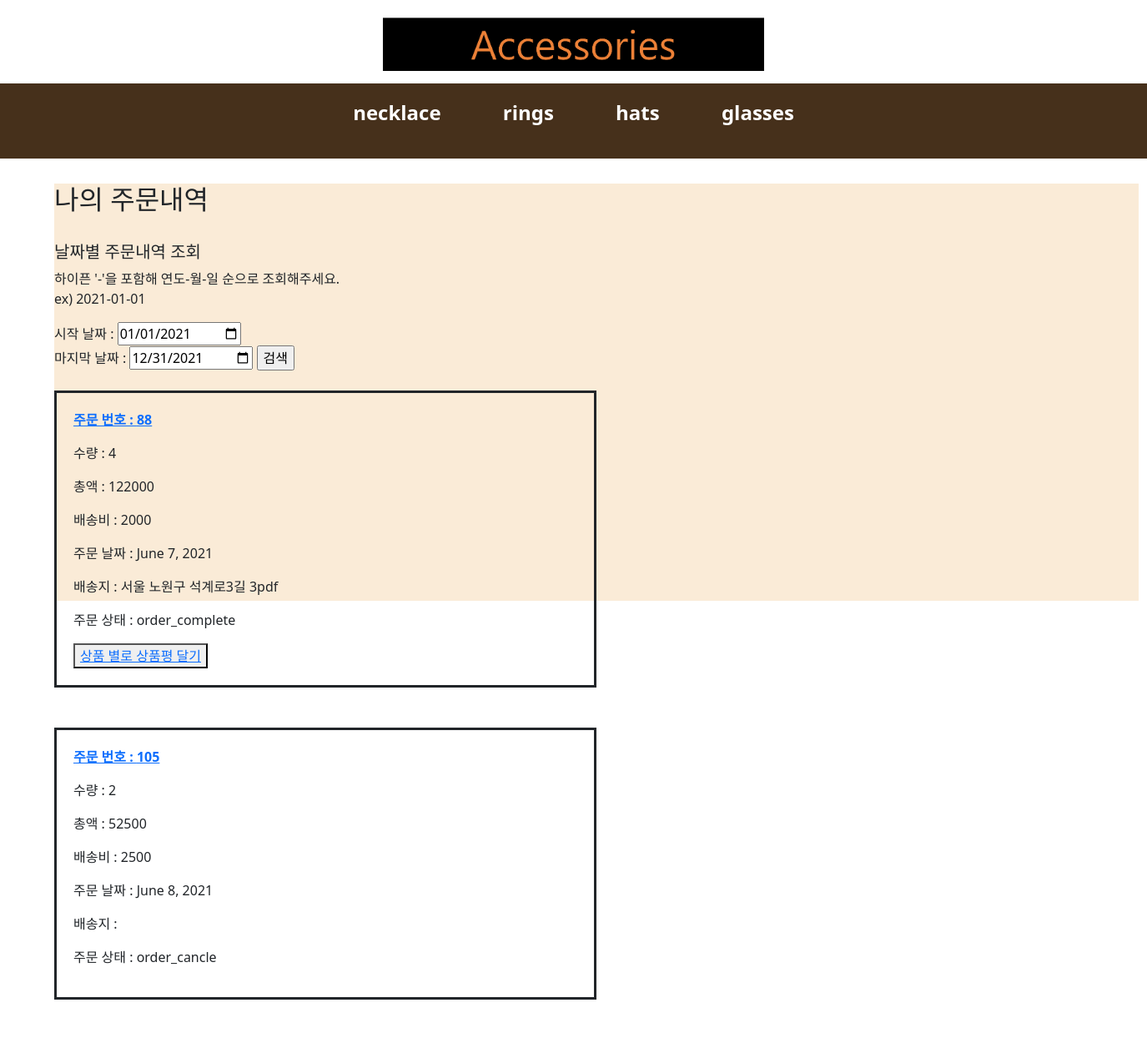
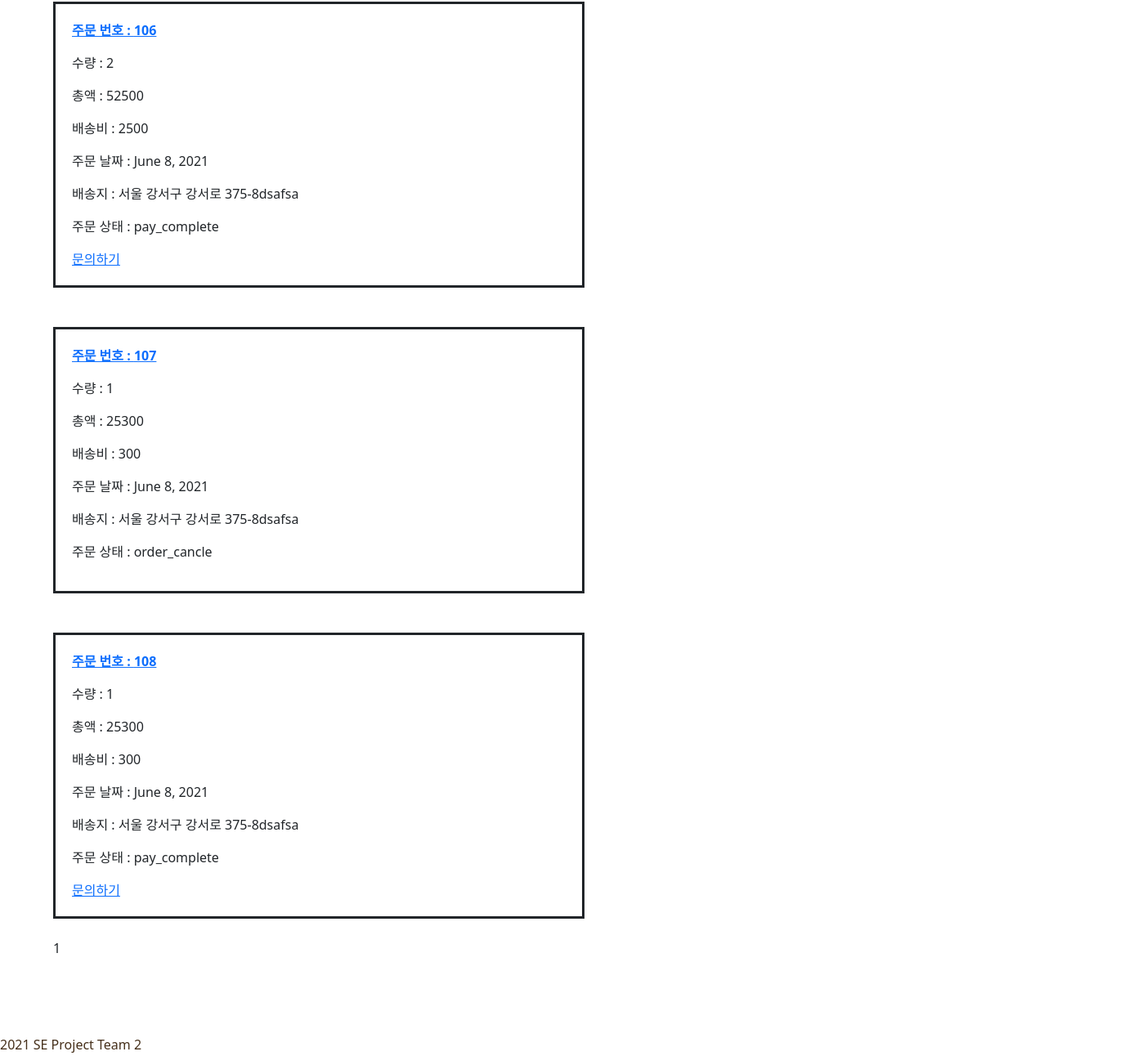
/order/myOrder/ (signed in), run on the app's committed database (2 pictures, top to bottom).
### orderApp/models.py (models this page shows)
class Order(models.Model):
    CATEGORY_CHOICES=(
        ('order_continue', 'order_continue'),
        ('order_cancle', 'order_cancle'),
        ('pay_cancle', 'pay_cancle'),
        ('pay_complete', 'pay_complete'),
        ('shipping', 'shipping'),
        ('shipping_complete', 'shipping_complete'),
        ('order_complete', 'order_complete')
    )
    order_user=models.CharField(max_length=250, blank=True)
    date_added = models.DateField(auto_now_add=True)
    total_price = models.IntegerField()
    total_quantity = models.IntegerField()
    order_state=models.CharField(max_length=20, choices=CATEGORY_CHOICES)
    total_shipping_fee=models.IntegerField()
    shipping_address=models.CharField(max_length=1000)
    coupon_id=models.CharField(max_length=1000, null=True, blank=True)
    discount_price=models.IntegerField()
    before_discount=models.IntegerField()
    class Meta:
        db_table='Order'
        ordering=['date_added']

### orderApp/views.py (the view)
# urls.py: path('myOrder/', order_views.view_myOrder, name="view_myOrder"),
def view_myOrder(request):
    cart_count=context_processors.counter(request)
    cart_count=int(cart_count)
    count={'cart_count':cart_count}
    user_id=request.session.get('user_id')
    orders=Order.objects.filter(order_user=user_id)
    paginator=Paginator(orders, 5)
    page=request.GET.get('page')
    posts=paginator.get_page(page)
    for order in orders:
        if order.order_state == 'order_continue':
            order.order_state='order_cancle'
            order.save()
    return render(request, 'my_order.html', {'count':count, 'posts':posts})

### cartApp/context_processors.py (called while the page is built)
def counter(request):
    item_count=0
    if 'admin' in request.path:
        return {}
    else:
        try:
            cart= Cart.objects.filter(cart_id=request.session.get('user_id'))
            cart_items = CartItem.objects.all().filter(cart=cart[:1])
            for cart_item in cart_items:
                item_count+=cart_item.quantity
        except Cart.DoesNotExist:
            item_count=0
    return item_count

### orderApp/templates/my_order.html (shortened to what this page needs)
{% extends 'base.html' %}
{% block content %}
    <section>
        <h2>나의 주문내역</h2>
        <div>
            <br>
            <h5>날짜별 주문내역 조회</h3>
                <p>하이픈 '-'을 포함해 연도-월-일 순으로 조회해주세요.
                    <br>ex) 2021-01-01
                </p>
            <form action="{% url 'order:search_order' %}" method="POST">
                시작 날짜 : <input type="date" value="{{minDate|default:'2021-01-01'}}" name="minDate" required>
                <br>마지막 날짜 : <input type="date" value="{{maxDate|default:'2021-12-31'}}" name="maxDate" required>
                <input type="submit" value="검색">
            </form>
        </div>
        <div>
            {% for order in posts%}
                <br>
                <div style="border:solid; width:50%; padding:20px;">
                    <p><strong><a href="{% url 'order:order_detail' order.id %}">주문 번호 : {{order.id}}</a></strong></p>
                    <p>수량 : {{order.total_quantity}}</p>
                    <p>총액 : {{order.total_price}}</p>
                    <p>배송비 : {{order.total_shipping_fee}}</p>
                    <p>주문 날짜 : {{order.date_added}}</p>
                    <p>배송지 : {{order.shipping_address}}</p>
                    <p>주문 상태 : {{order.order_state}}</p>
                    {% if order.order_state == 'pay_complete' %}
                        <a href="{% url 'question:postquestion_view' %}">문의하기</a>
                    {% elif order.order_state == 'shipping' %}
                        <button>문의하기</button>
                    {% elif order.order_state == 'shipping_complete' %}
                        <button><a href="{% url 'order:user_complete_order' order.id %}">구매확정</a></button>
                    {% elif order.order_state == 'order_complete' %}
                        <button><a href="{% url 'order:order_detail' order.id %}">상품 별로 상품평 달기</a></button>
                    {% endif %}
                </div>
                <br>
            {% endfor %}
            <span>{{posts.number}}</span>
            <br><br><br><br><br><br>
        </div>
    </section>
{% endblock %}

### static/css/userMain.css (style rules this page uses)
section { position: absolute; top: 220px; height: 500px; width: 100%; }

### shoppingApp/static/css/login.css (style rules this page uses)
section { position: absolute; top: 220px; height: 500px; width: 1300px; margin-left: 65px; background-color: #FAEBD7; }

### data on the page
Order: id "88", total_quantity "4", total_price "122000", total_shipping_fee "2000", date_added "June 7, 2021", shipping_address "서울 노원구 석계로3길 3pdf", order_state "order_complete", shows "상품 별로 상품평 달기"
Order: id "105", total_quantity "2", total_price "52500", total_shipping_fee "2500", date_added "June 8, 2021", order_state "order_cancle"
Order: id "106", total_quantity "2", total_price "52500", total_shipping_fee "2500", date_added "June 8, 2021", shipping_address "서울 강서구 강서로 375-8dsafsa", order_state "pay_complete", shows "문의하기"
Order: id "107", total_quantity "1", total_price "25300", total_shipping_fee "300", date_added "June 8, 2021", shipping_address "서울 강서구 강서로 375-8dsafsa", order_state "order_cancle"
Order: id "108", total_quantity "1", total_price "25300", total_shipping_fee "300", date_added "June 8, 2021", shipping_address "서울 강서구 강서로 375-8dsafsa", order_state "pay_complete", shows "문의하기"

### other printed values
{{ posts.number }} "1"
